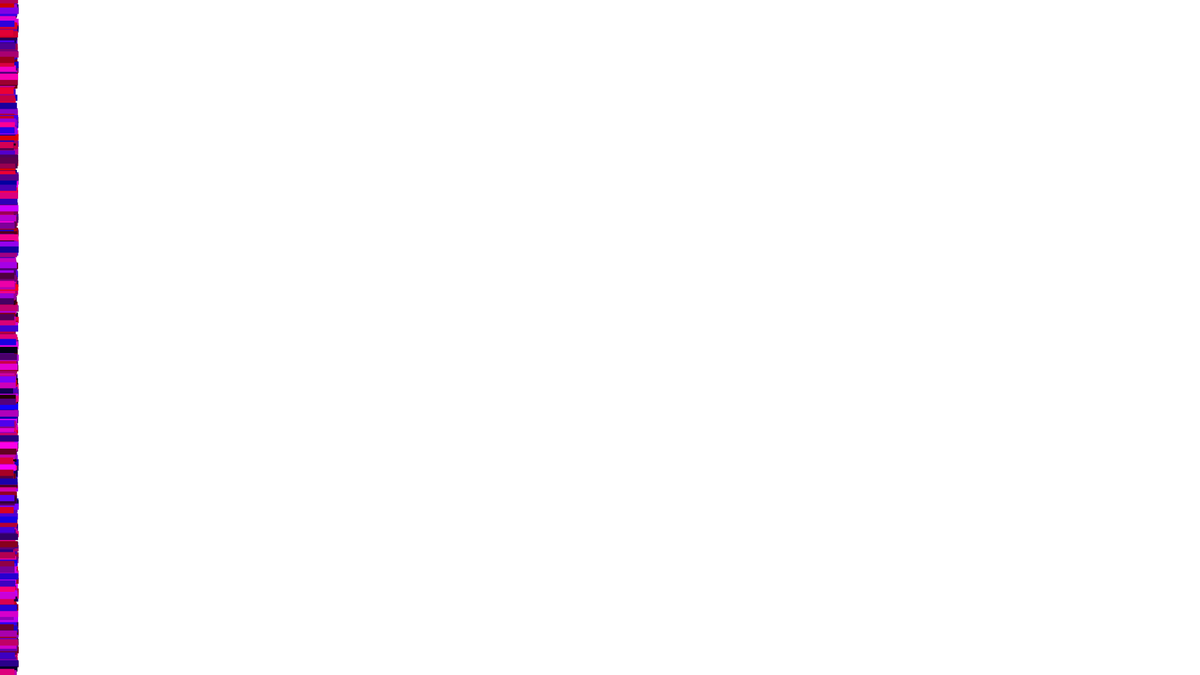
Frame 1 (no input)
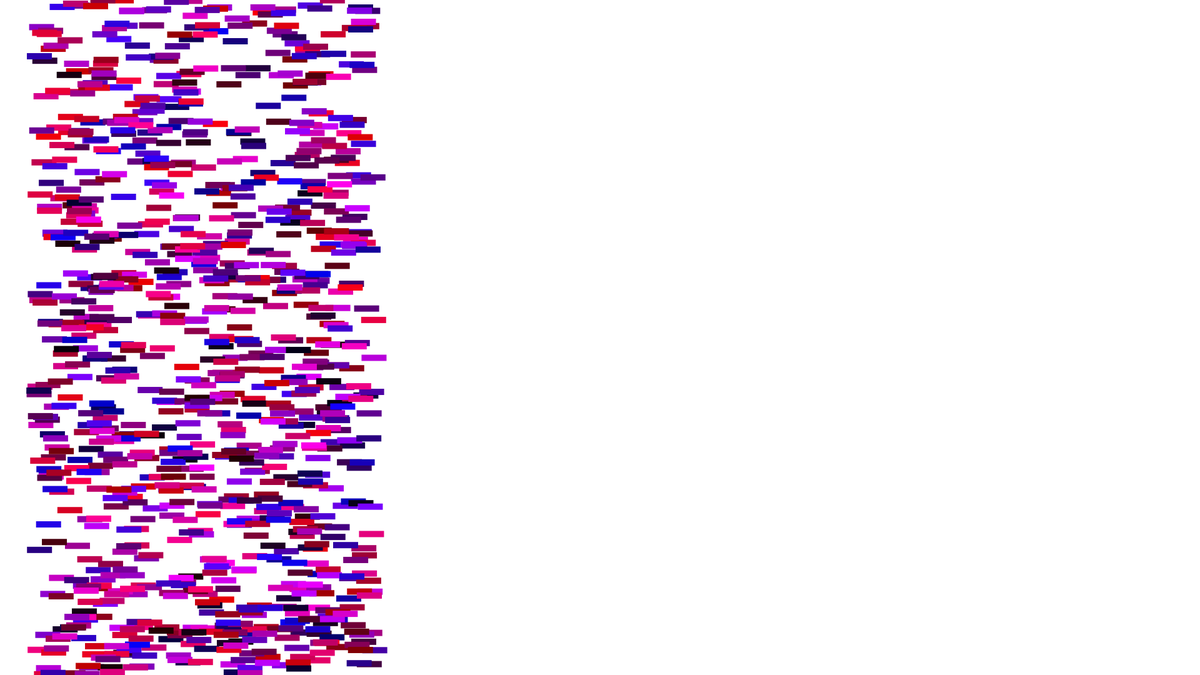
Frame 60 (the mouse pressed at the canvas centre just before this capture)
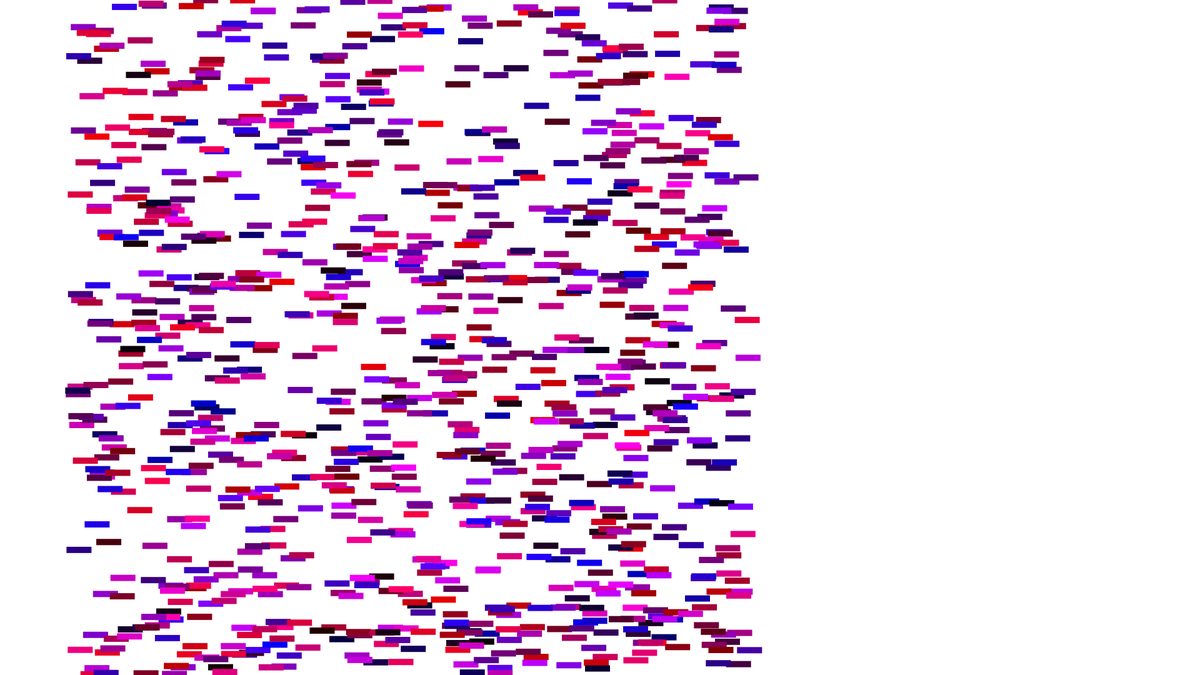
Frame 120 (the mouse held since frame 60 and released just before this capture)

The Processing sketch that drew these frames (run headless with seeded random() and noise(); from frame 60 on, the mouse is pressed at the canvas centre):

// Processing sketch: sketch_181001c
// ── sketch_181001c.pde
String[] makes = {
  "Toyota",
  "Kia",
  "Renault",
  "Citroën",
  "Opel"
};

Car[] myCars;

void setup() {
  size(1920, 1080);
  background(255);
  
  myCars = new Car[1000];
  
  for (int i=0; i<myCars.length; i++) {
    int randomIndex = floor(random(makes.length));
    String make = makes[randomIndex];
    
    myCars[i] = new Car(make);
  }
}

void draw() {
  background(255);
  
  for (int i=0; i<myCars.length; i++) {
    myCars[i].move();
    myCars[i].display();
  }
}

class Car {
  String make;
  float x;
  float y;
  float speed;
  color carColor;
  
  Car(String inputMake) {
    this.x = 0;
    this.y = random(height);
    this.make = inputMake;
    this.speed = random(1, 10);
    this.carColor = color(random(255), 0, random(255));
  }
  
  void move() {
    this.x += this.speed;
    
    if (this.x > width) {
      this.x = 0;
    }
  }
  
  void display() {
    fill(this.carColor);
    noStroke();
    rectMode(CENTER);
    rect(this.x, this.y, 40, 10);
    
    fill(0);
    //text(this.make, this.x, this.y - 10);
  }
}
